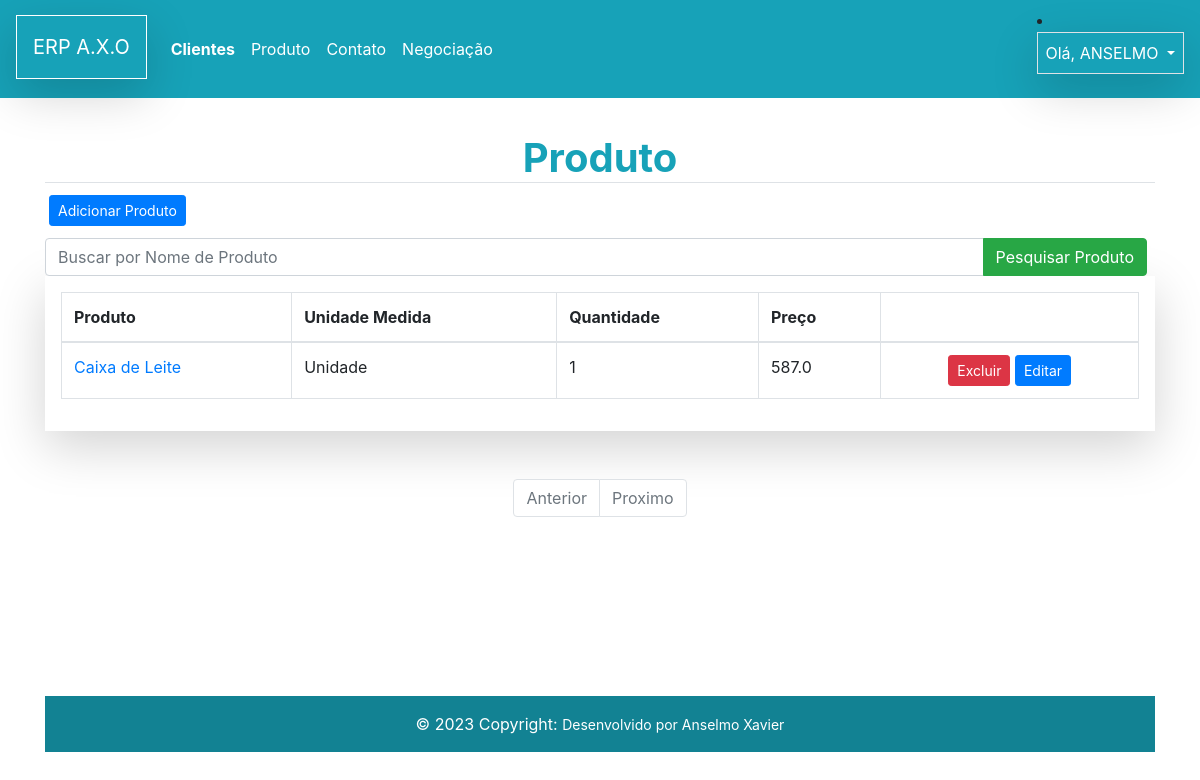
/logistics/lista_prod/ (signed in), run on the app's committed database.
### logistics/models.py (models this page shows)
class Produto(models.Model):
    prod_descricao = models.CharField(max_length=100)
    codigo_barra = models.CharField(max_length=100)
    quantidade = models.IntegerField()
    preco = models.FloatField(default=0)
    img_produto = models.ImageField(upload_to= 'img_produto',blank=True, null=True)
    unidade = models.ForeignKey(UnidadeMedida, on_delete=models.CASCADE)
    def __str__(self):
        return self.prod_descricao

class UnidadeMedida(models.Model):
    descricao = models.CharField(max_length=50)
    def __str__(self):
        return self.descricao

### logistics/views.py (the view)
# urls.py: path('lista_prod/', views.ProdutoList.as_view(), name='lista_prod'),
class ProdutoList(ListView):
    login_url = reverse_lazy('login')
    template_name = 'lista_prod.html'
    model = Produto
    context_object_name = 'produtos'
    def get_queryset(self):
        queryset = super().get_queryset()
        termo_pesquisa = self.request.GET.get("pesquisa", None)
        if termo_pesquisa:
            queryset = queryset.filter(prod_descricao__icontains=termo_pesquisa)
        print(queryset)
        return queryset

### logistics/templates/lista_prod.html (shortened to what this page needs)
{% extends "model-page.html" %}
{% block content %}
  <h1 class='text-center text-info border-bottom'><strong>Produto</strong></h1>
  <div class="d-grid gap-3 p-1 d-md-flex justify-content-md-start ">
  <a href='{% url "produto" %}'>
  <button class="btn btn-primary btn-sm" type="button">Adicionar Produto</button>
  </a>
</div>
<form>
<div class="input-group mt-2">
  <input type="text" name='pesquisa_name' class="form-control" placeholder="Buscar por Nome de Produto">
  <div class="input-group-append mr-2">
    <button class="btn btn-success btn" type="submit">Pesquisar Produto</button>
  </div>
</div>
</form>
<div class="table-responsive shadow-lg p-3 mb-5  ">
<table class="table  table-hover table-bordered ">
  <thead>
    <tr>
      <th scope="col">Produto</th>
      <th scope="col">Unidade Medida</th>
      <th scope="col">Quantidade</th>
      <th scope="col">Preço</th>
      <th scope="col"></th>
    </tr>
  </thead>
  <tbody>
   {% for produto in produtos %}
    <tr class="bg-Secondary">
      <td><a href=''>{{ produto.prod_descricao }}</a></td>
      <td >{{ produto.unidade }}</td>
      <td>{{ produto.quantidade }}</td>
      <td >{{ produto.preco }}</td>
        <td class='text-center'>
          <button type="button" class="btn btn-sm btn-danger" data-toggle="modal" data-target="#modal{{ produto.id }}" >Excluir</button>
          <a href='{% url "produto_update" produto.id %}'>
            <button type="button" class="btn btn-sm btn-primary">Editar</button></a>
          </td>
    </tr>
    {% endfor %}
  </tbody>
</table>
</div>
{% include "paginacao.html" %}
{% endblock  %}

### core/templates/model-header.html (shortened to what this page needs)
<nav class="navbar navbar-expand-lg navbar-dark bg-info">
  <a class="navbar-brand shadow-lg p-3 mb-1 border border-white " href="#">ERP A.X.O </a>
  <div class="collapse navbar-collapse" id="navbarNavDropdown">
    <ul class="navbar-nav">
      <li class="nav-item active ">
        <a class="nav-link " href="{% url "customer:list" %}"><strong>Clientes</strong></a>
      </li>
      <li class="nav-item active">
        <a class="nav-link" href="{% url "lista_prod" %}">Produto <span class="sr-only">(current)</span></a>
      </li>
      <li class="nav-item active">
        <a class="nav-link" href="{% url "customer:contato_list" %}">Contato <span class="sr-only">(current)</span></a>
      </li>
      <li class="nav-item active">
        <a class="nav-link" href="{% url "oportunidade:oportunidade_list" %}">Negociação <span class="sr-only">(current)</span></a>
      </li>
    </ul>
  </div>
  <li class="nav-item dropdown">
    <a class="nav-link dropdown-toggle text-white  shadow-lg p-2 mb-3 border border-rounded" href="#" id="navbarDropdownMenuLink" data-toggle="dropdown" aria-haspopup="true" aria-expanded="false">
      Olá, {{ request.user|upper }}
    </a>
  </li>
</nav>

### core/templates/model-page.html (style rules this page uses)
html,body { height:100%; }

### data on the page
Produto: prod_descricao "Caixa de Leite", unidade "Unidade", quantidade "1", preco "587.0"

### other printed values
{{ request.user|upper }} "ANSELMO"
